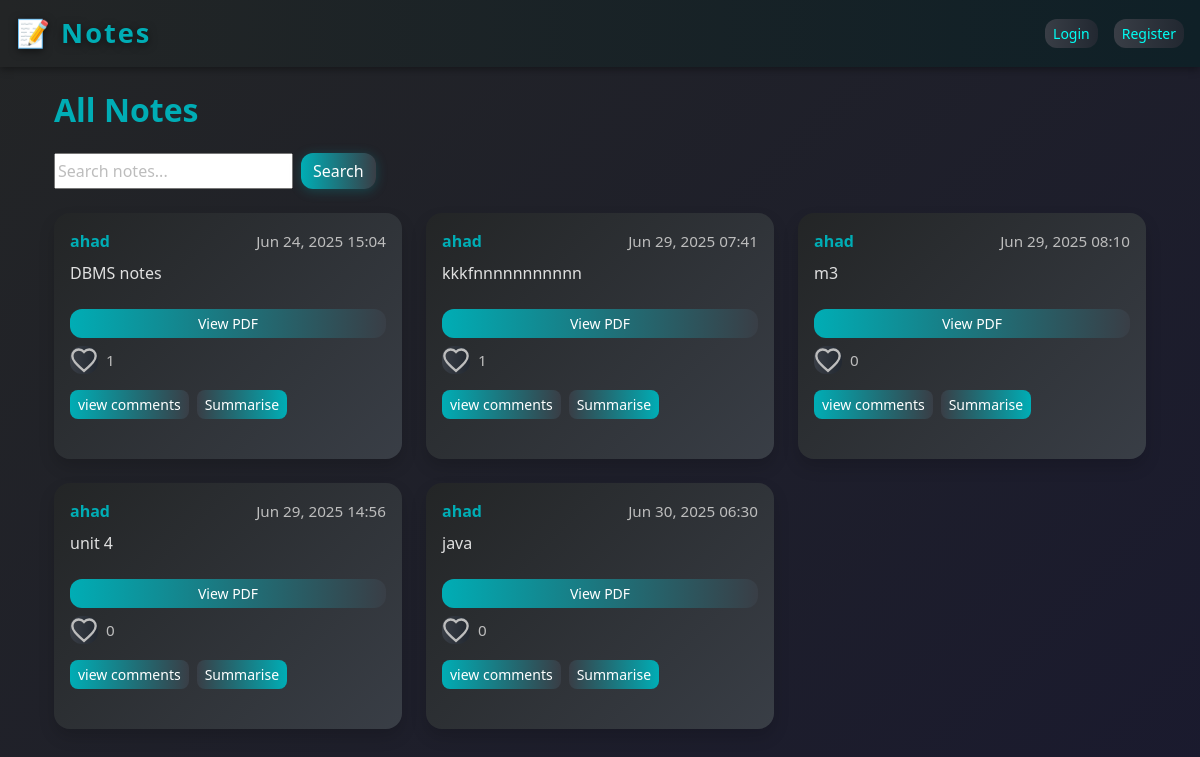
The page /first_note/notes/ on the database as committed earlier.
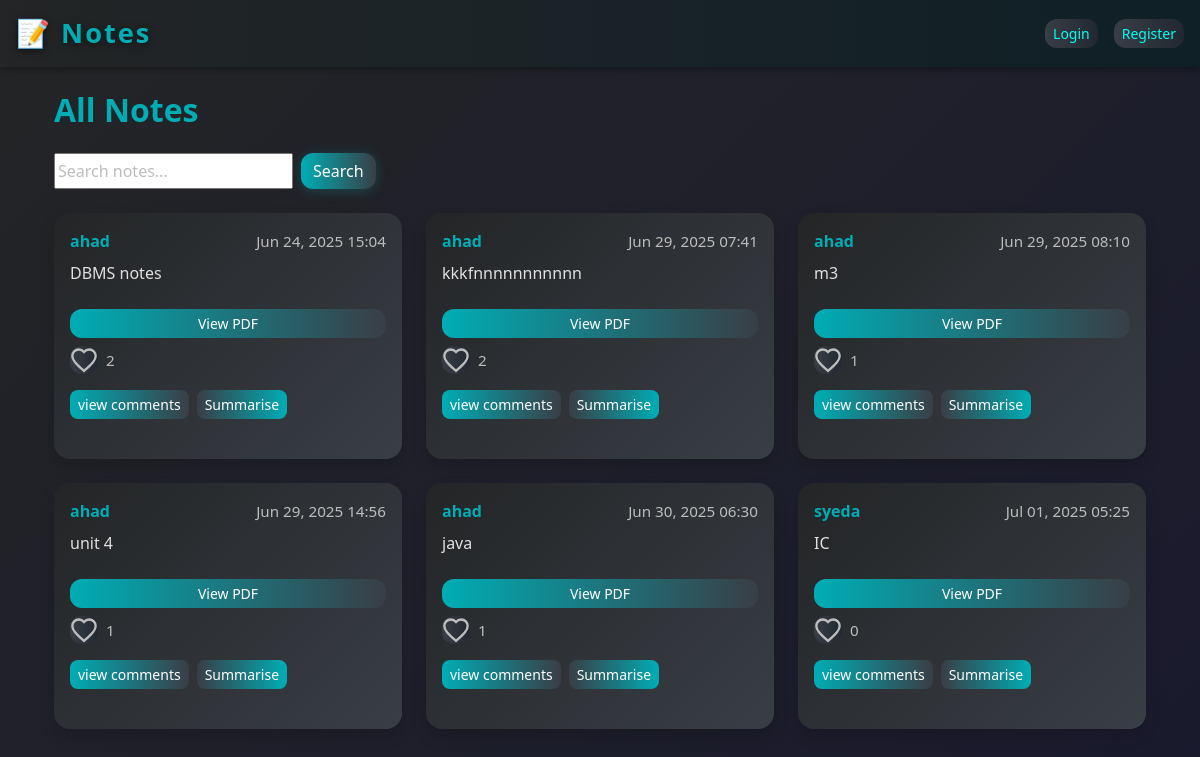
The same page on the database as committed later.
### first_note/models.py (models this page shows, shortened)
class notes(models.Model):
    user = models.ForeignKey(User, on_delete=models.CASCADE)
    content = models.TextField()
    BRANCH_CHOICES = [
        ('cse', 'CSE'),
        ('it', 'IT'),
        ('ece', 'ECE'),
    ]
    branch = models.CharField(max_length=10, choices=BRANCH_CHOICES,default='cse')
    year = models.IntegerField(choices=[(1, '1st'), (2, '2nd'), (3, '3rd'), (4, '4th')],default=1)
    semester = models.IntegerField(choices=[(1, 'Semester 1'), (2, 'Semester 2'), (3, 'Semester 3'), (4, 'Semester 4'), (5, 'Semester 5'), (6, 'Semester 6'), (7, 'Semester 7'), (8, 'Semester 8')], default=1)
    pdf = models.FileField(upload_to='tweets/pdfs/', blank=True, null=True)
    created_at = models.DateTimeField(default=timezone.now)
    updated_at = models.DateTimeField(auto_now=True)
    likes = models.ManyToManyField(User, related_name='liked_tweets', blank=True)
    favourites = models.ManyToManyField(User, related_name='favourite_notes', blank=True)

### first_note/views.py (the view)
# urls.py: path('notes/', views.notes_page, name='notes_page'),
def notes_page(request):
    all_notes = notes.objects.all()
    comment_forms = {note.id: CommentForm() for note in all_notes}
    search_form = searchForm()
    return render(request, 'notes/notes_page.html', {'notes': all_notes, 'comment_forms': comment_forms, 'form': search_form})

### first_note/form.py (shortened to what this page needs)
class searchForm(forms.Form):
    query = forms.CharField(label='Search Notes', max_length=100, required=False, widget=forms.TextInput(attrs={'placeholder': 'Search notes...'}))

### first_note/templates/notes/notes_page.html (shortened to what this page needs)
{% extends "layout.html" %}
{% block content %}
<div class="container">
    <div class="d-flex justify-content-between align-items-center mb-4">
        <h2 class="note-title mb-0">All Notes</h2>
    </div>
    <form method="get" action="{% url 'search_notes' %}" class="d-flex mb-4" role="search">
        {{ form.query }}
        <button type="submit" class="btn ms-2" style="
            background: linear-gradient(90deg, #00adb5 0%, #393e46 100%);
            color: #fff;
            font-weight: 500;
            border-radius: 12px;
            box-shadow: 0 2px 12px #00adb544;
        ">
            Search
        </button>
    </form>
    <div class="row g-4">
        {% for note in notes %}
            <div class="col-12 col-md-6 col-lg-4">
                <div class="card h-100 mb-4 p-3 shadow" style="background: linear-gradient(135deg, #232526 0%, #393e46 100%); border-radius: 16px;">
                    <div class="d-flex justify-content-between align-items-center mb-2">
                        <span class="note-title">{{ note.user.username }}</span>
                        <span class="note-meta">{{ note.created_at|date:"M d, Y H:i" }}</span>
                    </div>
                    <div class="mb-2" style="color: #e0e0e0;">
                        {{ note.content|linebreaks }}
                    </div>
                    {% if note.pdf %}
                        <a href="{{ note.pdf.url }}" class="btn btn-sm" style="background: linear-gradient(90deg, #00adb5 0%, #393e46 100%); color: #fff;" target="_blank">
                            View PDF
                        </a>
                    {% endif %}
                    <div class="mt-2 note-meta d-flex align-items-center gap-2">
                        <form method="post" action="{% url 'like_note' note.id %}" class="d-inline">
                            <button type="submit" class="btn p-0 border-0 bg-transparent" style="outline: none;">
                            </button>
                        </form>
                        <span>{{ note.likes.count }}</span>
                    </div>
                    <div class="mt-3 d-flex gap-2">
                        <a href="{% url 'comment_on_note' note.id %}" class="btn btn-sm" style="background: linear-gradient(90deg, #00adb5 0%, #393e46 100%); color: #fff; border-radius: 8px;">
                            view comments
                        </a>
                        <a href="{% url 'note_summary' note.id %}" class="btn btn-sm" style="background: linear-gradient(90deg, #393e46 0%, #00adb5 100%); color: #fff; border-radius: 8px;">
                            Summarise
                        </a>
                    </div>
                </div>
            </div>
        {% endfor %}
    </div>
</div>
{% endblock %}

### templates/layout.html (shortened to what this page needs)
<!DOCTYPE html>
<html lang="en">
<head>
    <link href="https://cdn.jsdelivr.net/npm/bootstrap@5.3.3/dist/css/bootstrap.min.css" rel="stylesheet">
</head>
<body>
    <nav class="navbar navbar-expand-lg px-3">
        <a class="navbar-brand" href="#">📝 Notes</a>
        <div class="ms-auto d-flex align-items-center gap-2">
            {% if user.is_authenticated %}
                <a href="{% url 'notes_page' %}" class="btn btn-sm me-2">Home</a>
                <a href="{% url 'profile' request.user.username %}" class="btn btn-sm me-2">Profile</a>
                <form method="post" action="{% url 'logout' %}" class="d-inline m-0 p-0">
                    {% csrf_token %}
                    <button type="submit" class="btn btn-sm">Logout</button>
                </form>
            {% else %}
                <a class="btn btn-sm me-2" href="{% url 'login' %}">Login</a>
                <a class="btn btn-sm" href="{% url 'register' %}">Register</a>
            {% endif %}
        </div>
    </nav>
    <div class="container mt-4">
        {% block content %}{% endblock %}
    </div>
</body>
</html>

### templates/layout.html (style rules this page uses)
body { background: linear-gradient(135deg, #232526 0%, #1a1a2e 100%); color: #e0e0e0; min-height: 100vh; }
.navbar { background: linear-gradient(90deg, #232526 0%, #0f2027 100%) !important; box-shadow: 0 2px 8px rgba(0,0,0,0.4); }
.navbar-brand { font-weight: bold; font-size: 1.7rem; letter-spacing: 2px; color: #00adb5 !important; text-shadow: 0 2px 8px #0008; }
.btn { border-radius: 12px; background: linear-gradient(90deg, #393e46 0%, #222831 100%); color: #00fff5; border: none; transition: background 0.3s, color 0.3s; }
.card { background: linear-gradient(135deg, #232526 0%, #393e46 100%); border: none; box-shadow: 0 4px 24px rgba(0,0,0,0.4); }
a, a:hover { color: #00fff5; text-decoration: underline; }
.note-title { color: #00adb5; font-weight: 600; }
.note-meta { color: #bdbdbd; font-size: 0.95em; }
input::placeholder, textarea::placeholder { color: #bdbdbd !important; opacity: 1; }

Rows that differ between the two databases and show on the page:
changed notes "DBMS notes": likes.count "1" → "2"
changed notes "kkkfnnnnnnnnnnn": likes.count "1" → "2"
changed notes "Jun 29, 2025 08:10": likes.count "0" → "1"
computed for notes "unit 4": likes.count "0" → "1"
changed notes "java": likes.count "0" → "1"
added notes: user.username "syeda", created_at "Jul 01, 2025 05:25", content "IC", likes.count "0"
